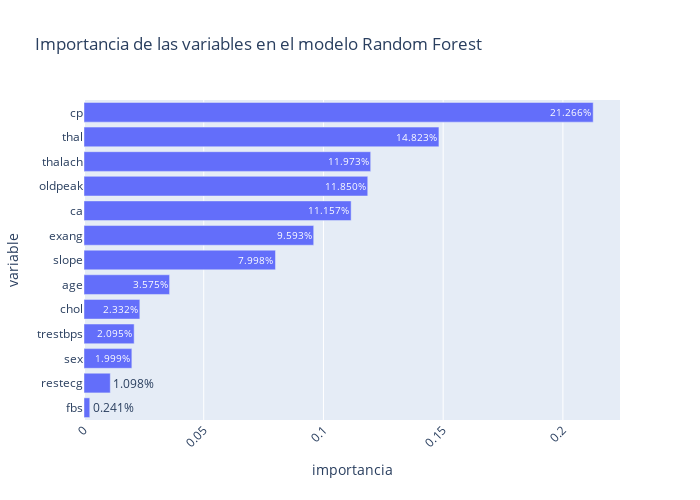

The notebook cell this image was saved under:
### Code cell
# Importancia de variables
col_importancia_rf = modelo_rfc.feature_importances_

df_importances_rf = pd.DataFrame({
    'variable': X_heart.columns,
    'importancia': col_importancia_rf
}).sort_values(by='importancia', ascending=True).reset_index(drop=True)

# Visualización de la importancia de las variables
fig = px.bar(
    df_importances_rf,
    x='importancia',
    y='variable',
    text='importancia',
    text_auto=".3%",
    title='Importancia de las variables en el modelo Random Forest',
    labels={'x': 'Importancia', 'y': 'Variable'},
    width=700, height=500
)
fig.update_layout(xaxis_tickangle=-45)
fig.show()

### Figure 1 — Plotly figure (JSON) as saved in the notebook; plotly's stock layout.template omitted (floating-point values rounded to 4 significant figures)
{"data": [{"hovertemplate": "importancia=%{text}<br>variable=%{y}<extra></extra>", "legendgroup": "", "marker": {"color": "#636efa", "pattern": {"shape": ""}}, "name": "", "orientation": "h", "showlegend": false, "text": [0.002411, 0.01098, 0.01999, 0.02095, 0.02332, 0.03575, 0.07998, 0.09593, 0.1116, 0.1185, 0.1197, 0.1482, 0.2127], "textposition": "auto", "texttemplate": "%{x:.3%}", "type": "bar", "x": [0.002411, 0.01098, 0.01999, 0.02095, 0.02332, 0.03575, 0.07998, 0.09593, 0.1116, 0.1185, 0.1197, 0.1482, 0.2127], "xaxis": "x", "y": ["fbs", "restecg", "sex", "trestbps", "chol", "age", "slope", "exang", "ca", "oldpeak", "thalach", "thal", "cp"], "yaxis": "y"}], "layout": {"barmode": "relative", "height": 500, "legend": {"tracegroupgap": 0}, "title": {"text": "Importancia de las variables en el modelo Random Forest"}, "width": 700, "xaxis": {"anchor": "y", "domain": [0, 1], "tickangle": -45, "title": {"text": "importancia"}}, "yaxis": {"anchor": "x", "domain": [0, 1], "title": {"text": "variable"}}}}
